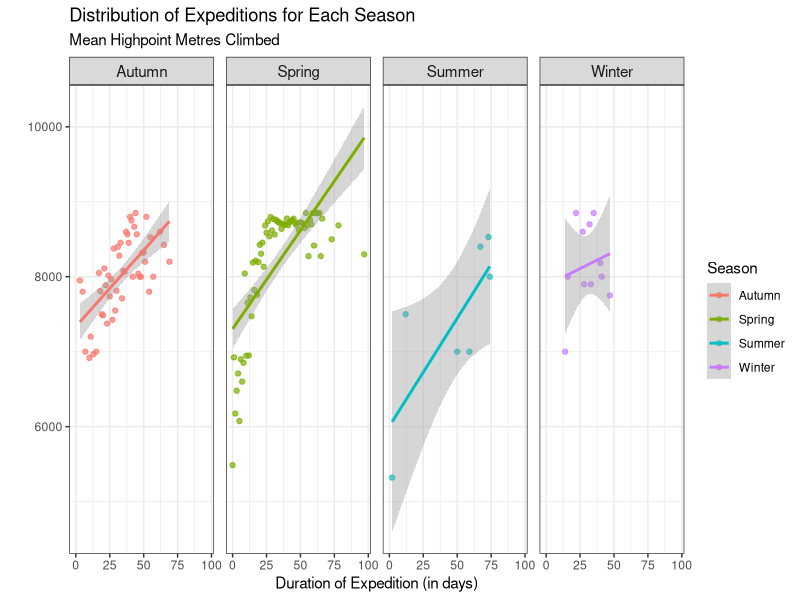

The R script that drew this image:
## ---- chunk 1
library(tidyverse)
library(ggplot2)
everest <- read_csv("everest.csv")
everest_clean <- everest |> 
  filter(across(everything(), ~ !is.na(.)))
## ---- chunk 2
everest_essay <- everest_clean |> 
  mutate(season = factor(season),
         basecamp_date = mdy(basecamp_date),
         highpoint_date = mdy(highpoint_date),
         duration = highpoint_date - basecamp_date) |> 
  group_by(season, duration) |> 
  summarize(mean_mtrs = mean(highpoint_metres))
## ---- chunk 3
everest_essay |>
  group_by(season) |>
  summarize(avg_mean_mtrs = mean(mean_mtrs),
            sd_mtrs = sd(mean_mtrs),
            median_mtrs = median(mean_mtrs),
            max_mtrs = max(mean_mtrs)
            )
## ---- chunk 4
 ggplot(everest_essay, 
        aes(x = duration,
            y = mean_mtrs,
            color = season
             )
         ) +
  geom_point(alpha = 0.7) +
  geom_smooth(method = lm) +
  facet_grid(~ season) +
  theme_bw() +
  labs(x = "Duration of Expedition (in days)",
       y = "",
       subtitle = "Mean Highpoint Metres Climbed",
       title = "Distribution of Expeditions for Each Season",
       color = "Season",
       shape = "Season"
       ) +
  theme(
    strip.text.x = element_text(size = 11),
    panel.spacing = unit(0.6, "lines") 
  )
